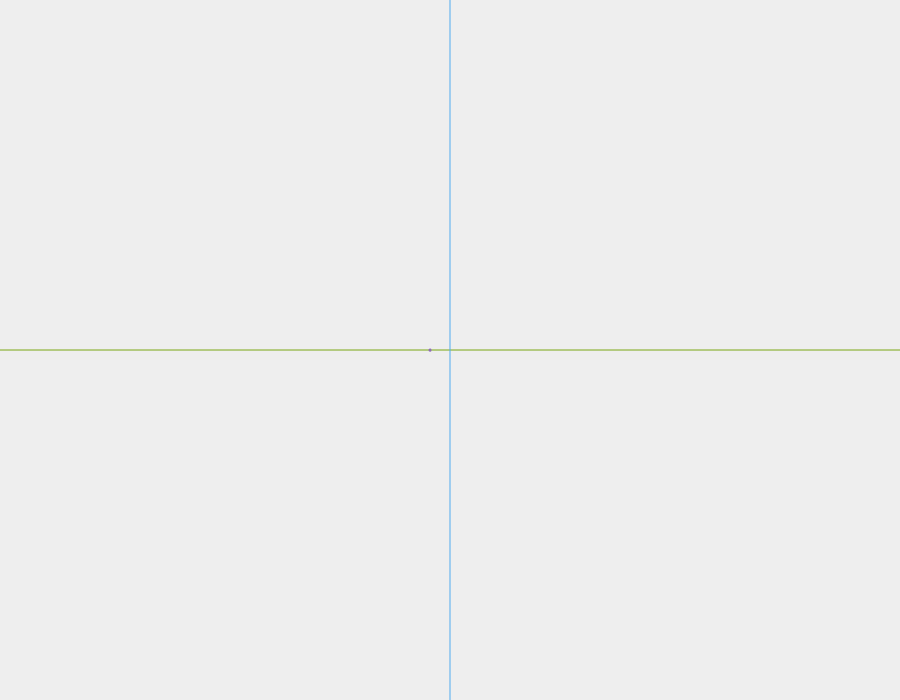
Frame 1 (no input)
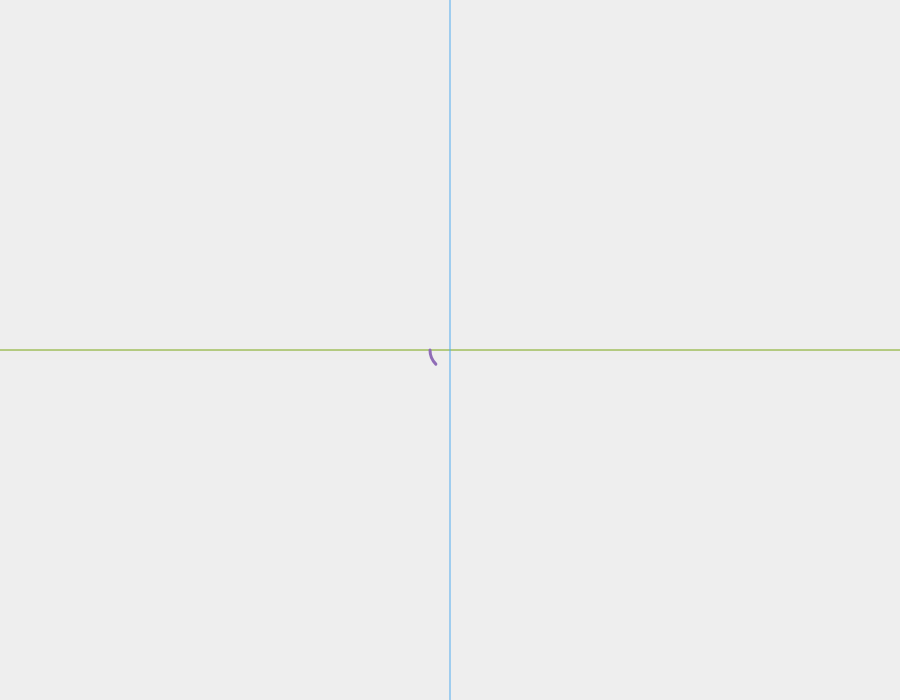
Frame 60 (no input)
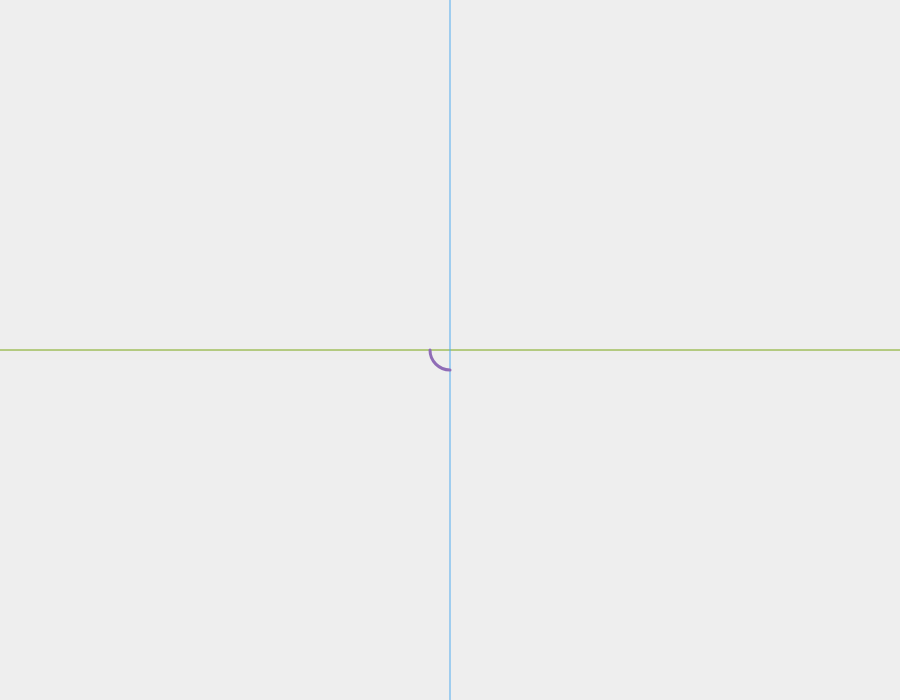
Frame 120 (the mouse pressed at the canvas centre since frame 60)

The p5.js sketch that drew these frames (run headless with seeded random() and noise() and a simulated clock; from frame 60 on, the mouse is pressed at the canvas centre):

// p5.js sketch
// ── sketch.js
const viewportSize = {
  width: Math.max(document.documentElement.clientWidth, window.innerWidth),
  height: Math.max(document.documentElement.clientHeight, window.innerHeight)
}

const canvasSize = {
  width: 900,
  height: 700
};

const targetFrameRate = 60;

function setup() {
  createCanvas(canvasSize.width, canvasSize.height);
  angleMode(DEGREES);
  frameRate(targetFrameRate);

  const initX = -20; //Especificação b): O ponto inicial da trajetória será o ponto (-20,0).
  const semicircleDrawingDuration = 4; //Especificação c): Cada semicírculo deverá ser percorrido num período de 4s.

  axes = new Axes('#7aa714', '#51abef');
  spiral = new Spiral(initX, semicircleDrawingDuration, '#8f6cb6');
}
  
function draw() {
  background('#EEEEEE');
  axes.display();
  spiral.display();
}

let axes, spiral;
class Spiral {
  initX;
  semicircleDrawingDuration;

  constructor(initX, semicircleDrawingDuration, color) {
    this.initX = initX;
    this.semicircleDrawingDuration = semicircleDrawingDuration * targetFrameRate;
    this.color = color;
  }

  display() {
    const arcsToDraw = Math.ceil(frameCount / this.semicircleDrawingDuration); //Quantidade de arcos a desenhar
    const lastAngle = ((frameCount % this.semicircleDrawingDuration) * 180) / this.semicircleDrawingDuration; //Último ângulo a ser desenhado
    
    let rad = this.initX - 0; //Raio inicia com 20 de diâmetro
    let backwards = this.initX > 0; //Faz o primeiro semicírculo começar para baixo

    //Faz a translação do centro da espiral para o meio da tela
    applyMatrix(1, 0, 0,  1, canvasSize.width/2, canvasSize.height/2); //Especificação b): O centro inicial do movimento da partícula será o ponto (0,0).

    for (let drawnArcs = 0; drawnArcs < arcsToDraw; drawnArcs++) {
      //Essa condição desenha os arcos em movimento
      if (drawnArcs === (arcsToDraw - 1) && lastAngle !== 0) {
        this.drawArc(rad, lastAngle, backwards);
      } else {
      //Essa condição desenha os arcos "passados"
        this.drawArc(rad, 180, backwards);
      }

      //Troca o arco de baixo pra cima e de cima pra baixo.
      backwards = !backwards; 

      //Essa lógica translada os semicírculos para os lados para que o início e o fim das espirais se encontrem
      if (backwards) {
        applyMatrix(1, 0, 0,  1, rad, 1);
      } else {
        applyMatrix(1, 0, 0,  1, -rad, 1);        
      }

      rad = rad * 2; //Especificação a): Os raios dobram cada vez que o arco passa pelo eixo OX.
    }
  }

  drawArc(rad, currentAngle, backwards) {
    noFill();
    strokeWeight(3);
    stroke(this.color);
    //Quando o arco estiver para baixo, vai de 360 até 180.
    if (backwards) {
      arc(0, 0, rad*2, rad*2, 360-currentAngle, 0);
    } 
    //Quando o arco estiver para cima, vai de 180 até 0
    else {
      arc(0, 0, rad*2, rad*2, 180-currentAngle, 180);
    }
  }
}

class Axes {
  x;
  y;
  
  constructor(x, y) {
    this.x = x;
    this.y = y;
  }

  drawLine(x1, y1, x2, y2, color) {
    strokeWeight(1);
    stroke(color);
    line(x1, y1, x2, y2);
  }

  display() {
    this.drawLine(0, canvasSize.height / 2, canvasSize.width, canvasSize.height / 2, this.x);
    this.drawLine(canvasSize.width / 2, 0, canvasSize.width / 2, canvasSize.height, this.y);
  }
}
